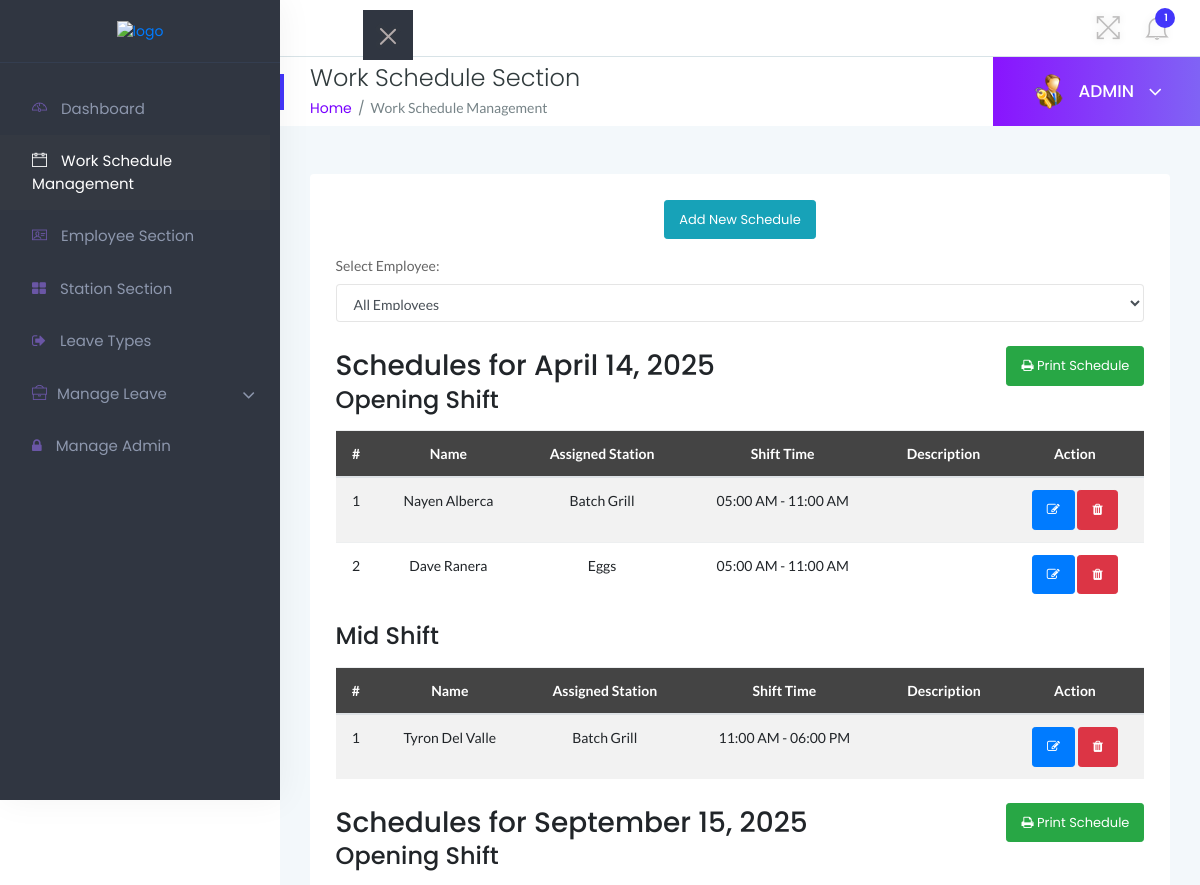
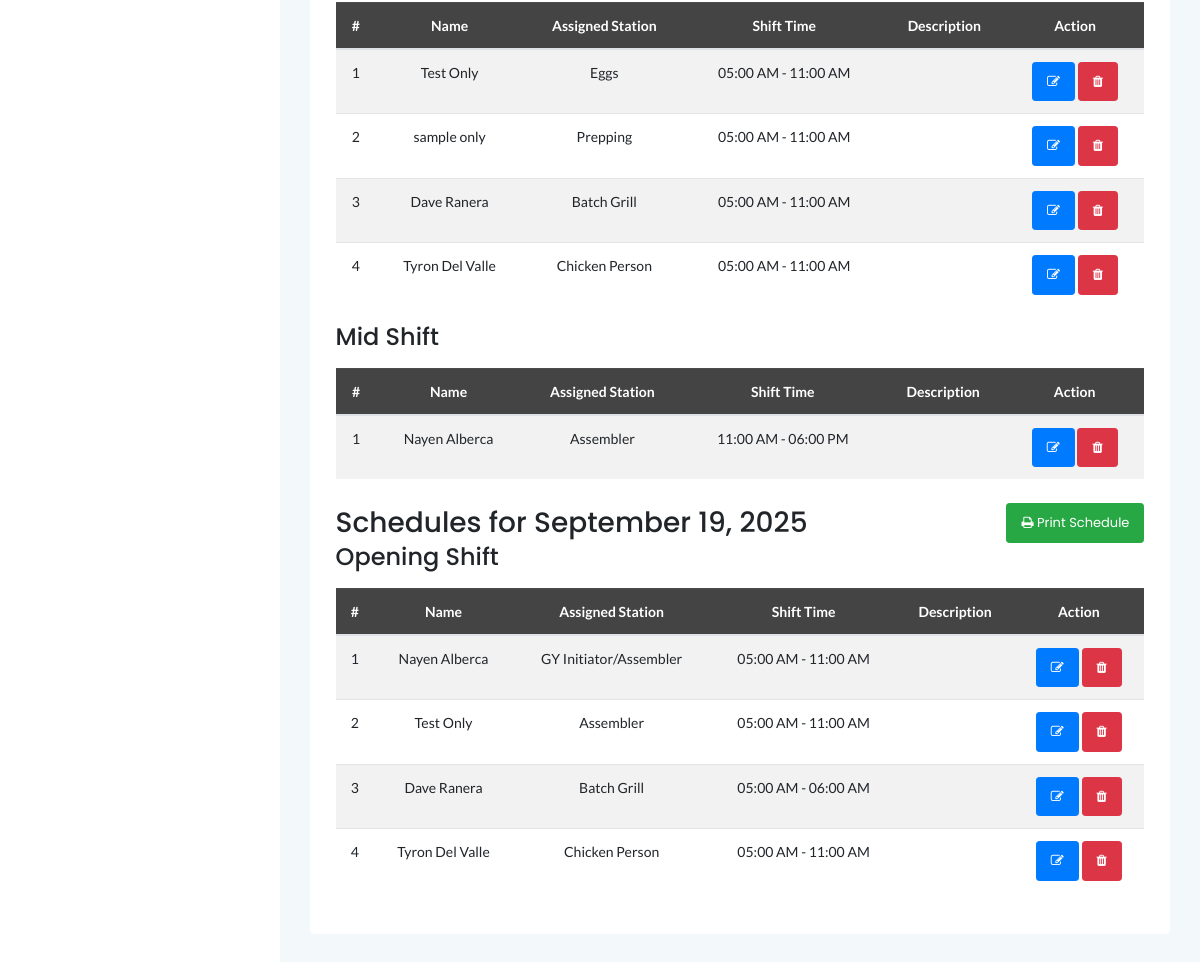
Screenshot of /admin/work-schedule.php (signed in) with the database file from the repository (2 pictures, top to bottom).
### tables this page shows
CREATE TABLE `tblschedule` (
  `id` int(11) NOT NULL,
  `EmpId` varchar(100) NOT NULL,
  `shift_date` date NOT NULL,
  `start_time` time NOT NULL,
  `end_time` time NOT NULL,
  `assigned_department` varchar(255) NOT NULL,
  `description` text DEFAULT NULL
);

CREATE TABLE `tblemployees` (
  `id` int(11) NOT NULL,
  `EmpId` varchar(100) NOT NULL,
  `FirstName` varchar(150) NOT NULL,
  `LastName` varchar(150) NOT NULL,
  `EmailId` varchar(200) NOT NULL,
  `Password` varchar(180) NOT NULL,
  `Gender` varchar(100) NOT NULL,
  `Dob` varchar(100) NOT NULL,
  `Address` varchar(255) NOT NULL,
  `ProfilePic` varchar(255) DEFAULT NULL,
  `Phonenumber` char(11) NOT NULL,
  `Status` int(1) NOT NULL,
  `RegDate` timestamp NOT NULL DEFAULT current_timestamp()
);

### admin/work-schedule.php (the view, shortened to what this page needs)
<?php
include('../includes/dbconn.php');
$scheduleQuery = "SELECT s.id, s.shift_date, s.start_time, s.end_time, s.description,
                          e.FirstName, e.LastName, s.assigned_department
                  FROM tblschedule s
                  INNER JOIN tblemployees e ON s.EmpId = e.EmpId";
$scheduleQuery .= " ORDER BY s.shift_date ASC";
$querySchedule = $dbh->prepare($scheduleQuery);
$querySchedule->execute();
$schedules = $querySchedule->fetchAll(PDO::FETCH_OBJ);
function categorizeShift($startTime) {
    $start = new DateTime($startTime);
    $hour = (int)$start->format('H');
    if ($hour >= 5 && $hour < 11) {
        return 'Opening Shift';
    } elseif ($hour >= 11 && $hour < 18) {
        return 'Mid Shift';
    } elseif ($hour >= 18 && $hour < 24) {
        return 'Closing Shift';
    } else {
        return 'Graveyard Shift';
    }
}
$groupedSchedules = [];
foreach ($schedules as $schedule) {
   $shiftDate = (new DateTime($schedule->shift_date))->format('F j, Y');
    $shiftCategory = categorizeShift($schedule->start_time);
    if (!isset($groupedSchedules[$shiftDate])) {
        $groupedSchedules[$shiftDate] = [
            'Opening Shift' => [],
            'Mid Shift' => [],
            'Closing Shift' => [],
            'Graveyard Shift' => []
        ];
    }
    $groupedSchedules[$shiftDate][$shiftCategory][] = $schedule;
}
?>
<!doctype html>
<html class="no-js" lang="en">
<head>
    <link rel="stylesheet" href="../assets/css/bootstrap.min.css">
    <link rel="stylesheet" href="../assets/css/font-awesome.min.css">
    <link rel="stylesheet" href="../assets/css/themify-icons.css">
    <link rel="stylesheet" href="../assets/css/metisMenu.css">
    <link rel="stylesheet" href="../assets/css/owl.carousel.min.css">
    <link rel="stylesheet" href="../assets/css/slicknav.min.css">
    <link rel="stylesheet" href="../assets/css/typography.css">
    <link rel="stylesheet" href="../assets/css/default-css.css">
    <link rel="stylesheet" href="../assets/css/styles.css">
    <link rel="stylesheet" href="../assets/css/responsive.css">
</head>
<body>
<div class="page-container">
    <div class="sidebar-menu">
        <div class="sidebar-header">
            <div class="logo">
                <a href="dashboard.php"><img src="../assets/images/icon/logo.png" alt="logo"></a>
            </div>
        </div>
        <div class="main-menu">
            <div class="menu-inner">
                <?php
                    include '../includes/admin-sidebar.php';
                ?>
            </div>
        </div>
    </div>
    <div class="main-content">
        <div class="header-area">
            <div class="row align-items-center">
                <div class="col-md-6 col-sm-8 clearfix">
                    <div class="nav-btn pull-left">
                        <span></span>
                    </div>
                </div>
                <div class="col-md-6 col-sm-4 clearfix">
                    <ul class="notification-area pull-right">
                        <li id="full-view"><i class="ti-fullscreen"></i></li>
                        <?php include '../includes/admin-notification.php'?>
                    </ul>
                </div>
            </div>
        </div>
        <div class="page-title-area">
            <div class="row align-items-center">
                <div class="col-sm-6">
                    <div class="breadcrumbs-area clearfix">
                        <h4 class="page-title pull-left">Work Schedule Section</h4>
                        <ul class="breadcrumbs pull-left">
                            <li><a href="dashboard.php">Home</a></li>
                            <li><span>Work Schedule Management</span></li>
                        </ul>
                    </div>
                </div>
                <div class="col-sm-6 clearfix">
                    <div class="user-profile pull-right">
                        <img class="avatar user-thumb" src="../assets/images/admin.png" alt="avatar">
                        <h4 class="user-name dropdown-toggle" data-toggle="dropdown">ADMIN <i class="fa fa-angle-down"></i></h4>
                    </div>
                </div>
            </div>
        </div>
        <div class="main-content-inner">
            <div class="row">
                <div class="col-12 mt-5">
                    <div class="card">
                        <div class="card-body">
                            <div class="data-tables datatable-dark">
                                <center>
                                    <a href="add-schedule.php" class="btn btn-sm btn-info">Add New Schedule</a>
                                </center>
                                <form method="GET" action="work-schedule.php" class="mt-3">
                                    <label>Select Employee:</label>
                                    <select name="empid" class="form-control" onchange="this.form.submit()">
                                        <option value="">All Employees</option>
                                    </select>
                                </form>
                                <?php foreach ($groupedSchedules as $shiftDate => $shiftCategories) { ?>
                                    <div class="d-flex justify-content-between align-items-center mt-4">
    <h3>Schedules for <?php echo $shiftDate; ?></h3>
    <a href="print-schedule.php?date=<?php echo urlencode($shiftDate); ?>"
       class="btn btn-sm btn-success" target="_blank">
        <i class="fa fa-print"></i> Print Schedule
    </a>
</div>
                                    <?php if (count($shiftCategories['Opening Shift']) > 0) { ?>
                                        <h4>Opening Shift</h4>
                                        <table class='table table-hover table-striped text-center mt-3'>
                                            <thead>
                                                <tr><th>#</th><th>Name</th><th>Assigned Station</th><th>Shift Time</th><th>Description</th><th>Action</th></tr>
                                            </thead>
                                            <tbody>
                                                <?php
                                                $cnt = 1;
                                                foreach ($shiftCategories['Opening Shift'] as $schedule) {
                                                    $startTime = new DateTime($schedule->start_time);
                                                    $endTime = new DateTime($schedule->end_time);
                                                    $formattedStartTime = $startTime->format('h:i A');
                                                    $formattedEndTime = $endTime->format('h:i A');
                                                ?>
                                                <tr>
                                                    <td><?php echo htmlentities($cnt); ?></td>
                                                    <td><?php echo htmlentities($schedule->FirstName . ' ' . $schedule->LastName); ?></td>
                                                    <td><?php echo htmlentities($schedule->assigned_department); ?></td>
                                                    <td><?php echo htmlentities($formattedStartTime . ' - ' . $formattedEndTime); ?></td>
                                                    <td><?php echo htmlentities($schedule->description); ?></td>
                                                    <td>
                                                        <a href="edit-schedule.php?id=<?php echo htmlentities($schedule->id); ?>" class="btn btn-sm btn-primary">
                                                            <i class="fa fa-edit"></i>
                                                        </a>
                                                        <a href="work-schedule.php?delid=<?php echo htmlentities($schedule->id); ?>"
                                                           onclick="return confirm('Are you sure you want to delete this schedule?');"
                                                           class="btn btn-sm btn-danger">
                                                            <i class="fa fa-trash"></i>
                                                        </a>
                                                    </td>
                                                </tr>
                                                <?php $cnt++; } ?>
                                            </tbody>
                                        </table>
                                    <?php } ?>
<?php foreach (['Mid Shift', 'Closing Shift', 'Graveyard Shift'] as $shiftName) { ?>
    <?php if (count($shiftCategories[$shiftName]) > 0) { ?>
        <h4><?php echo $shiftName; ?></h4>
        <table class='table table-hover table-striped text-center mt-3'>
            <thead>
                <tr><th>#</th><th>Name</th><th>Assigned Station</th><th>Shift Time</th><th>Description</th><th>Action</th></tr>
            </thead>
            <tbody>
                                                    <?php
                                                    $cnt = 1;
                                                    foreach ($shiftCategories[$shiftName] as $schedule) {
                                                        $startTime = new DateTime($schedule->start_time);
                                                        $endTime = new DateTime($schedule->end_time);
                                                        $formattedStartTime = $startTime->format('h:i A');
                                                        $formattedEndTime = $endTime->format('h:i A');
                                                    ?>
                                                    <tr>
                                                        <td><?php echo htmlentities($cnt); ?></td>
                                                        <td><?php echo htmlentities($schedule->FirstName . ' ' . $schedule->LastName); ?></td>
                                                        <td><?php echo htmlentities($schedule->assigned_department); ?></td>
                                                        <td><?php echo htmlentities($formattedStartTime . ' - ' . $formattedEndTime); ?></td>
                                                        <td><?php echo htmlentities($schedule->description); ?></td>
                                                        <td>
                                                            <a href="edit-schedule.php?id=<?php echo htmlentities($schedule->id); ?>" class="btn btn-sm btn-primary">
                                                                <i class="fa fa-edit"></i>
                                                            </a>
                                                            <a href="work-schedule.php?delid=<?php echo htmlentities($schedule->id); ?>"
                                                               onclick="return confirm('Are you sure you want to delete this schedule?');"
                                                               class="btn btn-sm btn-danger">
                                                                <i class="fa fa-trash"></i>
                                                            </a>
                                                        </td>
                                                    </tr>
                                                    <?php $cnt++; } ?>
                                                </tbody>
                                            </table>
                                        <?php } ?>
                                    <?php } ?>
                                <?php } ?>
                            </div>
                        </div>
                    </div>
                </div>
            </div>
        </div>
    </div>
</body>
</html>

### rows the page displays
tblschedule: EmpId.LastName "Nayen Alberca", assigned_department "Batch Grill", start_time+end_time "05:00 AM - 11:00 AM"
tblschedule: EmpId.LastName "Dave Ranera", assigned_department "Eggs", start_time+end_time "05:00 AM - 11:00 AM"
tblschedule: EmpId.LastName "Tyron Del Valle", assigned_department "Batch Grill", start_time+end_time "11:00 AM - 06:00 PM"
tblschedule: EmpId.LastName "Test Only", assigned_department "Eggs", start_time+end_time "05:00 AM - 11:00 AM"
tblschedule: EmpId.LastName "sample only", assigned_department "Prepping", start_time+end_time "05:00 AM - 11:00 AM"
tblschedule: EmpId.LastName "Dave Ranera", assigned_department "Batch Grill", start_time+end_time "05:00 AM - 11:00 AM"
tblschedule: EmpId.LastName "Tyron Del Valle", assigned_department "Chicken Person", start_time+end_time "05:00 AM - 11:00 AM"
tblschedule: EmpId.LastName "Nayen Alberca", assigned_department "Assembler", start_time+end_time "11:00 AM - 06:00 PM"
tblschedule: shift_date "September 19, 2025", EmpId.LastName "Tyron Del Valle", assigned_department "Chicken Person", start_time+end_time "05:00 AM - 11:00 AM"
tblschedule: EmpId.LastName "Nayen Alberca", assigned_department "GY Initiator/Assembler", start_time+end_time "05:00 AM - 11:00 AM"
tblschedule: EmpId.LastName "Test Only", assigned_department "Assembler", start_time+end_time "05:00 AM - 11:00 AM"
tblschedule: EmpId.LastName "Dave Ranera", assigned_department "Batch Grill", start_time+end_time "05:00 AM - 06:00 AM"

### other values shown
$unreadcount "1"
$shiftDate "April 14, 2025"
$shiftName "Mid Shift"
$shiftDate "September 15, 2025"
